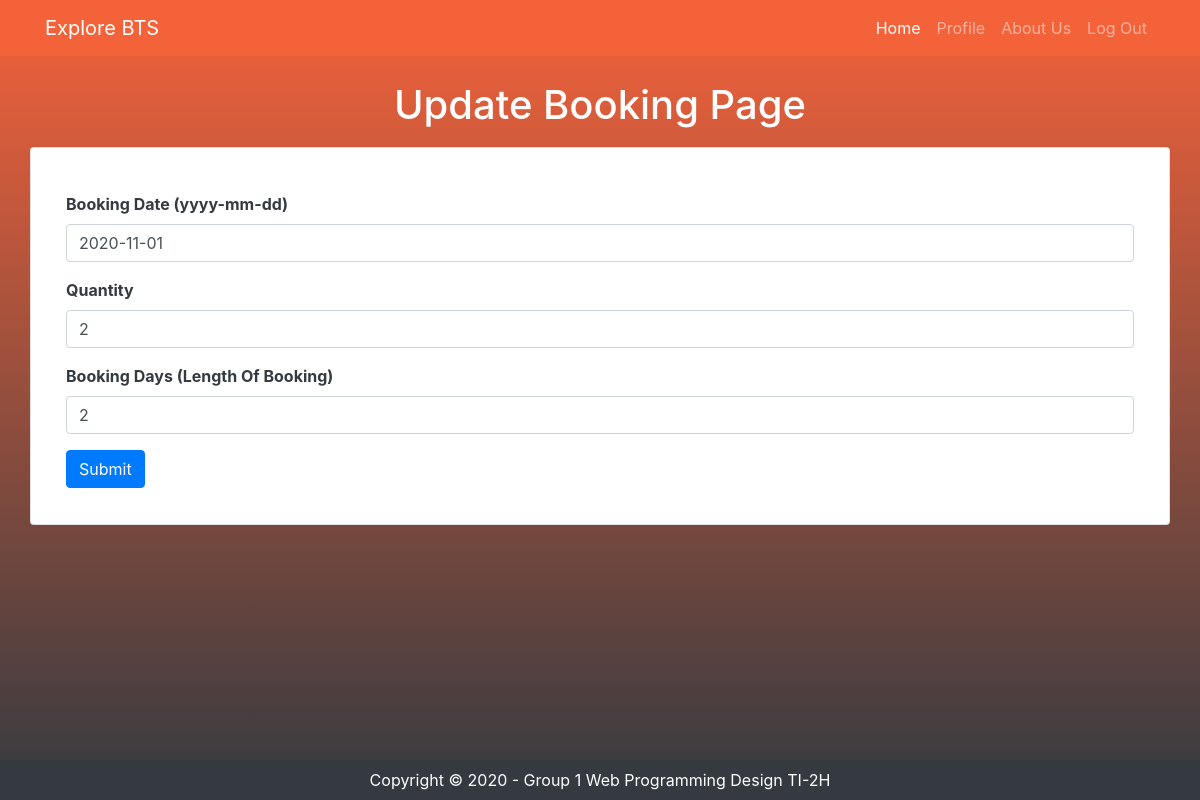
Page /UpdateBookingUser.php?product_id=2 on the earlier database version.
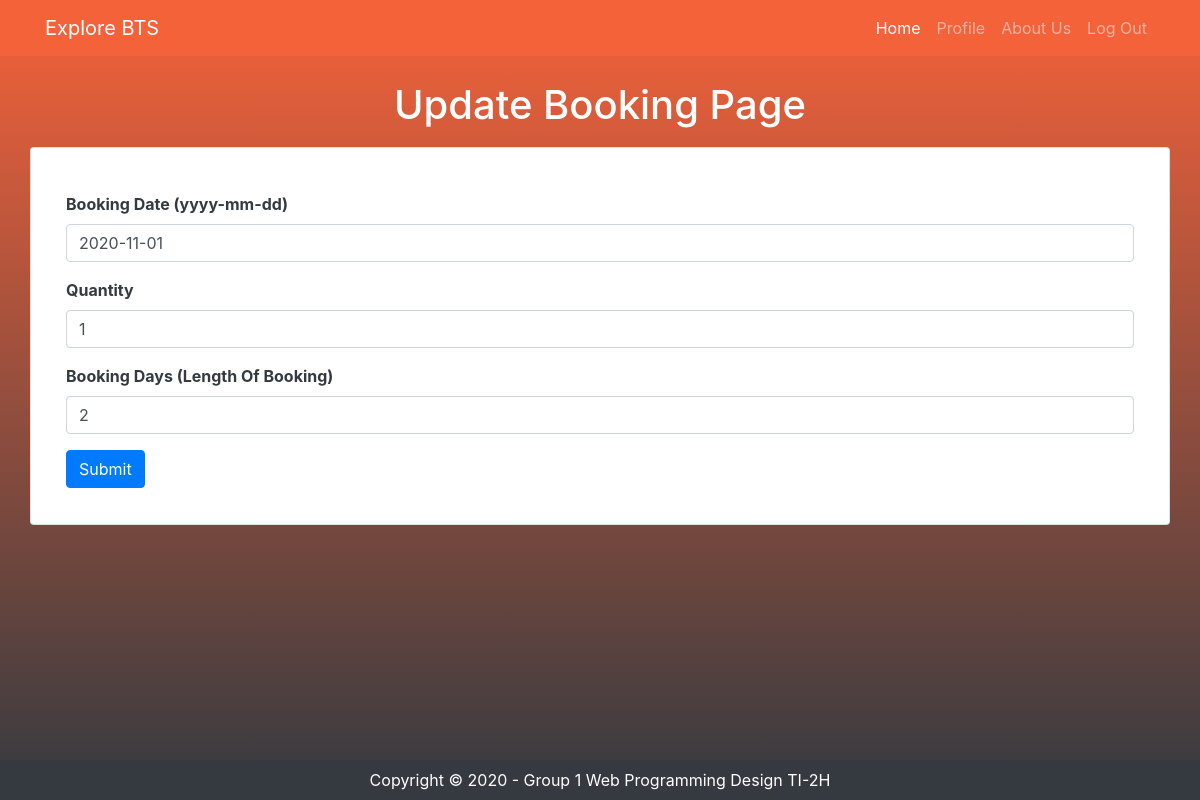
Same page on the later database version.
### tables this page shows
CREATE TABLE `bookings` (
  `booking_id` int(11) NOT NULL,
  `tourist_id` int(11) NOT NULL,
  `booking_date` date NOT NULL,
  `product_id` int(11) NOT NULL,
  `quantity` int(11) NOT NULL,
  `booking_days` int(2) NOT NULL DEFAULT 1
);

### UpdateBookingUser.php (the view, shortened to what this page needs)
<html>
    <head>
        <link href="vendor/bootstrap/css/bootstrap.min.css" rel="stylesheet">
        <link href="vendor/bootstrap/css/bootstrap.min.css" rel="stylesheet">
        <link href="css/shop-homepage.css" rel="stylesheet">
    </head>
    <body>
        <?php
                include 'components/navbarUser.php';
                include "connection.php";
                $id = $_GET['product_id'];
                $query = "SELECT * FROM bookings WHERE product_id = '$id'";
                $result = mysqli_query($connect, $query);
            ?>
          <h1>Update Booking Page</h1>
            <div class="card container">
            <div class="card-body" style="font-weight: bold;">
            <br>
            <form action="editBookingProcess.php?booking_id=<?php echo $_GET['booking_id'];?>&product_id=<?php echo $id?>" method="POST">
            <?php
                while($row = mysqli_fetch_array($result)){
            ?>
                            <div class="mb-3">
                                <label for="booking_date" class="form-label" >Booking Date (yyyy-mm-dd)</label>
                                <input type="text" class="form-control disabled" name="booking_date" value="<?php echo $row['booking_date']?>" required>
                            </div>
                            <div class="mb-3">
                                <label for="quantity" class="form-label">Quantity</label>
                                <input type="text" class="form-control" name="quantity" value="<?php echo $row['quantity']?>" required>
                            </div>
                            <div class="mb-3">
                                <label for="booking_days" class="form-label">Booking Days (Length Of Booking)</label>
                                <input type="text" class="form-control" name="booking_days" value="<?php echo $row['booking_days']?>" required>
                            </div>
                            <button type="submit" class="btn btn-primary">Submit</button>
                        </form>
                    </div>
                </div>
                <?php
                    }
                ?>
        <?php
            include 'components/footer.php';
        ?>
    </body>
</html>

Differences in the rows shown:
changed bookings: quantity "2" → "1"
